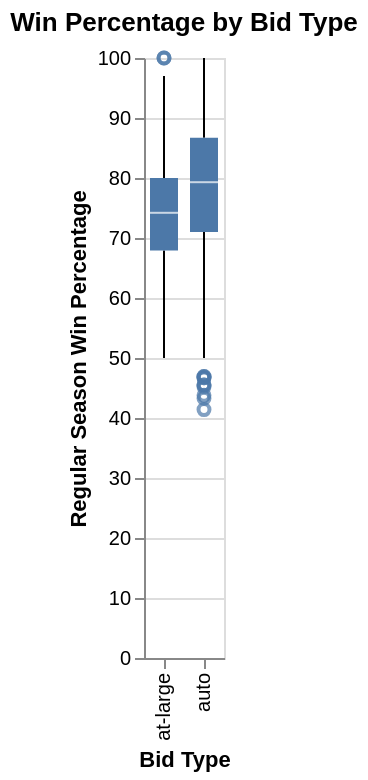

Notebook code cell kept with this figure:
### Markdown cell above
This scatterplot shows regular season win percentage against tournament seed, coloured by bid type. It is relevant because our research question asks whether a team's record can predict its bid type. If automatic and at-large teams cluster in different areas, these variables should help classify them. Heavy overlap would suggest the prediction will be harder.

### Code cell
alt.Chart(tidy_data).mark_boxplot().encode(
    alt.X("bid:N", title = "Bid Type"),
    alt.Y("reg_wins_pct:Q", title="Regular Season Win Percentage")
).properties(title="Win Percentage by Bid Type")

### Figure 1 — Vega-Lite specification as saved in the notebook (floating-point values rounded to 4 significant figures; data arrays with more than 128 entries replaced by an {"elided": "..."} marker saying what was removed)
{"config": {"view": {"continuousWidth": 300, "continuousHeight": 300}}, "data": {"name": "data-a51e5bcb88dba091db52897e4fba27b8"}, "mark": {"type": "boxplot"}, "encoding": {"x": {"field": "bid", "title": "Bid Type", "type": "nominal"}, "y": {"field": "reg_wins_pct", "title": "Regular Season Win Percentage", "type": "quantitative"}}, "title": "Win Percentage by Bid Type", "$schema": "https://vega.github.io/schema/vega-lite/v5.20.1.json", "datasets": {"data-a51e5bcb88dba091db52897e4fba27b8": {"elided": "2092 records"}}}
